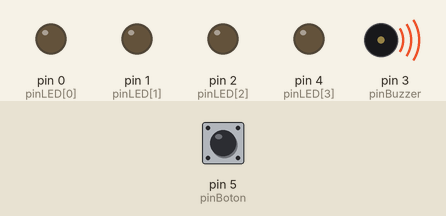
Simulated run of this sketch. Board: Arduino Uno, built with avr-gcc and run on an emulated ATmega328P. On the bench: output pins drawn as LEDs (lit = HIGH), buzzer (waves = sounding, pin HIGH). The test bench sets the inputs (shaded band); at power-on: pin 5 (pinBoton) HIGH.

Above: at 1.28 s.
1.3 s: pin 5 (pinBoton) pulled LOW for 0.15 s
At 1.71 s:
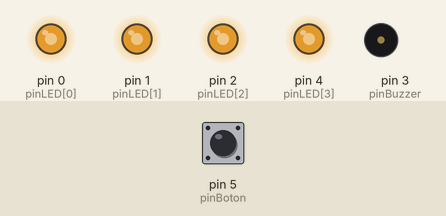
4.3 s: pin 5 (pinBoton) pulled LOW for 1 s
At 4.43 s:
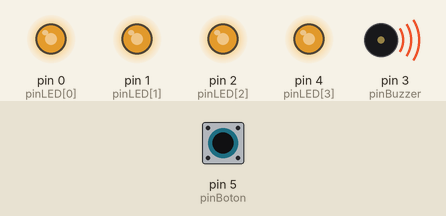
7.6 s: pin 5 (pinBoton) pulled LOW for 0.15 s
At 9.21 s:
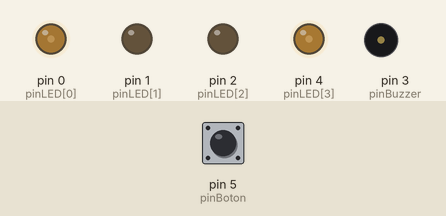
Timing chart, 0 to 9.1 s (numbered marks = the images above; inputs shaded):
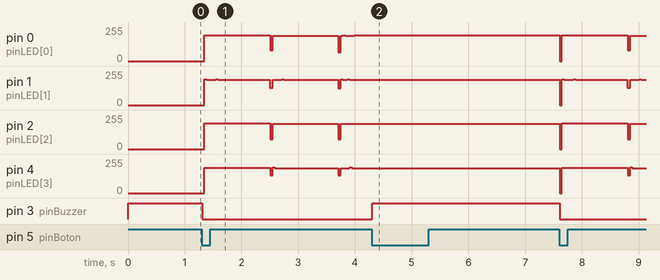

The sketch:

pulsera_mux_01.ino
```cpp
/****************************************************************
  W-ALERT

  Es un dispositivo que se usa como pulsera.
  Presiona el botón para activar o descarivar la alarma.
  Cuando la alarma está activada, se encienden luces y un buzzer.
*****************************************************************/

// Definición de pines
#define pinBoton 5 //botón para activar alarma
#define pinBuzzer 3 //zumbador
byte pinLED[] = {0, 1, 2, 4}; //pines conectados a los LEDs
//pos. en array: 0  1  2  3

// Variables globales
uint16_t salida = 05252; //patrón que se muestra en los LEDs
byte boton = 1; //estado actual del botón
byte botonPrev = 1; //estado previo del botón
byte alarma = 0; //inicia con alarma desactivada
byte buzzer = 1; //estado del buzzer
unsigned long t = 0; //tiempo actual
unsigned long tBoton = 0; //momento de leer el estado del botón
unsigned long tAnim = 0; //momento de cambiar el patron de animación
unsigned long tBuzzer = 0; //momento de cambiar el estado del buzzer
int contAnim = 0; //contador para la animación

void setup() {
  // Botón pulsador
  // Cuando no está pulsado, se lee el valor 1.
  // Cuando se presiona, cambia a 0 (nivel bajo).
  pinMode(pinBoton, INPUT_PULLUP);

  // Buzzer
  // Está conectado directamente al polo positivo de la
  // fuente de alimentación. Tiene lógica invertida:
  // Cuando la salida es 1, el buzzer está apagado
  // Cuando la salida es 0, el buzzer está encendido
  pinMode(pinBuzzer, OUTPUT);
  digitalWrite(pinBuzzer, 1); //apagado
}

void loop() {
  t = millis(); //leer tiempo actual

  if (t >= tBoton) {
    boton = digitalRead(pinBoton); //leer estado del botón
    if (boton == 0 and botonPrev == 1) {//si se acaba de presionar
      alarma ^= 1; //activar o desactivar la alarma

      if (alarma) {//si se acaba de activar la alarma
        contAnim = 0; //reiniciar contador
        tAnim = t; //actualizar tiempo
        buzzer = 1; //preparar buzzer
        tBuzzer = t; //actualizar tiempo
      }
    }
    botonPrev = boton; //actualizar estado previo
    tBoton += 20; //esperar antes de volver a leer el botón
  }

  if (alarma) {// si la larma está activada
    if (t >= tAnim) {//si es momento de cambiar el patrón
      switch (contAnim) {//asignar uno de los patrones
        case 0: salida = 07777; tAnim += 300; break;
        case 1: salida = 01004; tAnim += 300; break;
        case 2: salida = 05252; tAnim += 300; break;
        case 3: salida = 02525; tAnim += 300; break;
      }
      //incrementar contador, si es mayor a 3, regresa a 0
      contAnim = ++contAnim % 4;
    }

    barrido(salida); //mostrar patrón
    digitalWrite(pinBuzzer, 0); //encender buzzer
  }
  else { // si la alarma está apagada
    barrido(0); //apagar LEDs
    digitalWrite(pinBuzzer, 1); //apagar buzzer
  }
}

void barrido(uint16_t a) {
  // la entrada en un valor de 16 bits
  // solo se utilizan 12 bits
  // es recomendable escribir el valor en formato octal
  // cada dígito octal representa un grupo de 3 LEDs

  for (byte i = 0; i <= 3; i ++) {
    pinMode(pinLED[i], OUTPUT); //salida
    digitalWrite(pinLED[i], 0); //en nivel bajo (GND)

    for (byte j = 0; j <= 3; j ++) {
      if (i == j) continue; //no puede ser el mismo pin

      if ((a & 1) == 1) {
        pinMode(pinLED[j], OUTPUT);
        digitalWrite(pinLED[j], 1); //encendido
      }
      else {
        digitalWrite(pinLED[j], 0);
        pinMode(pinLED[j], INPUT); //apagado
      }
      a = a >> 1; //recorrer 1 bit
    }
    delay(1);
  }
}
```

Measured:
- after the input at 1.3 s, pin 0 (pinLED[0]): 0/255 → 194/255 after 0.05 s, → 190/255 1.2 s later; pin 1 (pinLED[1]): 0/255 → 188/255 after 0.05 s; pin 2 (pinLED[2]): 0/255 → 193/255 after 0.05 s, → 189/255 1.2 s later; pin 4 (pinLED[3]): 0/255 → 190/255 after 0.05 s, → 193/255 1.2 s later; pin 3 (pinBuzzer): HIGH → LOW at once
- after the input at 4.3 s, pin 0 (pinLED[0]): stays 195/255 (without the input it goes to 77/255 after 0.61 s); pin 1 (pinLED[1]): stays 188/255 (without the input it goes to 137/255 after 0.61 s)
